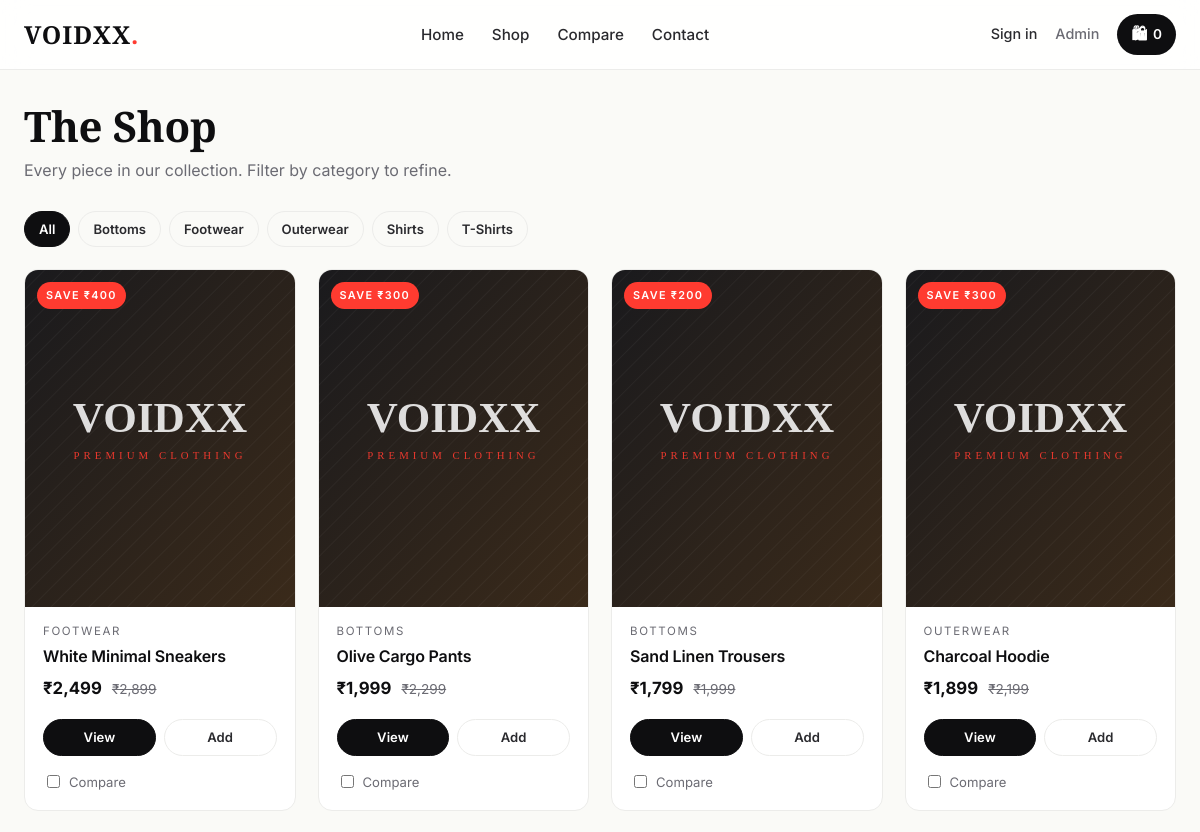
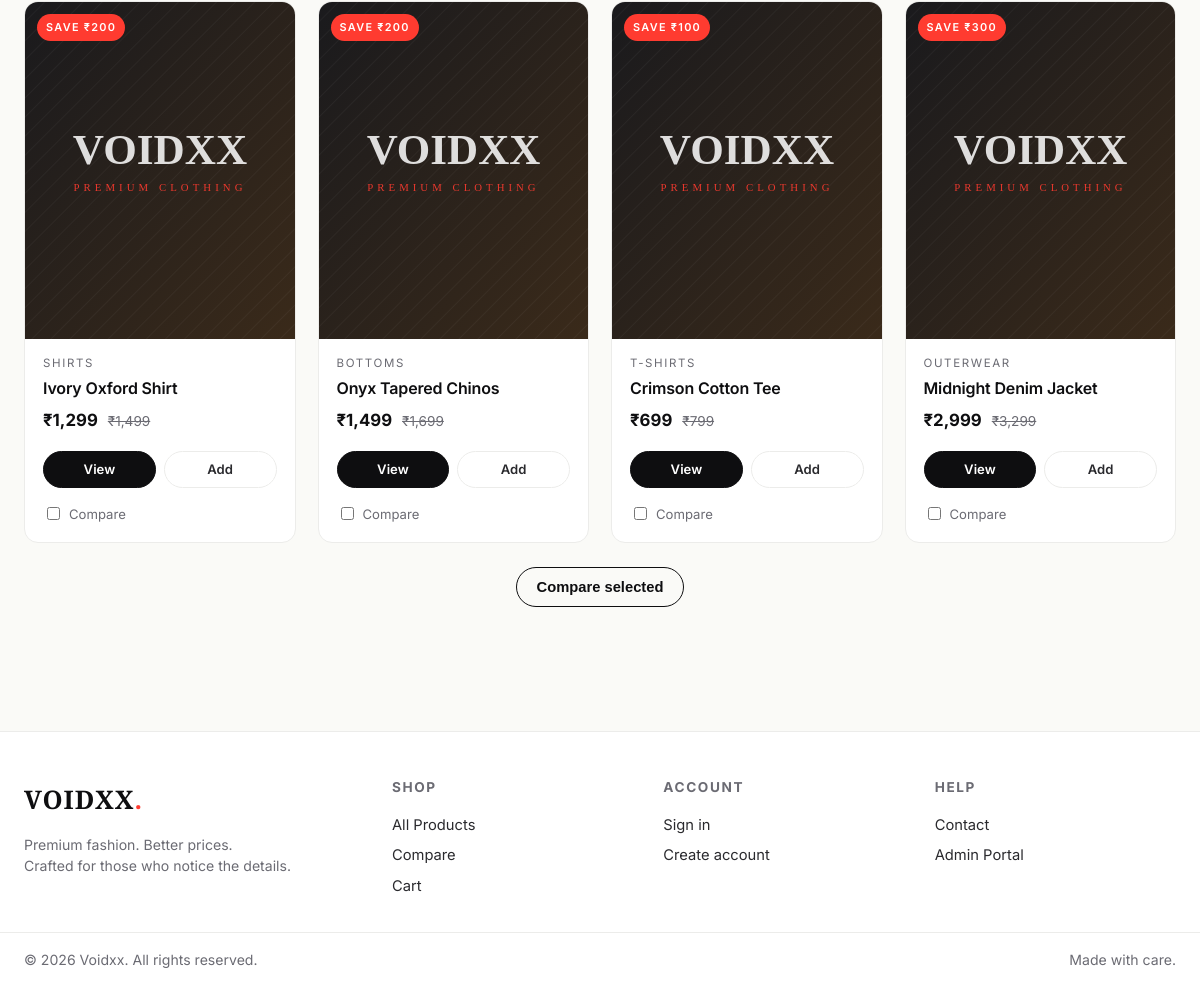
/products.php, run on the app's committed database (2 pictures, top to bottom).
### tables this page shows
CREATE TABLE products (
            id INTEGER PRIMARY KEY AUTOINCREMENT,
            name VARCHAR(255) NOT NULL,
            description TEXT,
            price DECIMAL(10,2) NOT NULL,
            competitor_price DECIMAL(10,2) DEFAULT NULL,
            image VARCHAR(255) DEFAULT NULL,
            category VARCHAR(100) DEFAULT 'General',
            stock INTEGER DEFAULT 100,
            created_at TIMESTAMP DEFAULT CURRENT_TIMESTAMP
        );

### _helpers.php (called while the page is built, shortened)
<?php
function product_image_src($image) {
    $base = rtrim(BASE_URL, '/');
    $path = __DIR__ . "/uploads/" . $image;
    return $base . "/assets/placeholder.svg";
}
function fmt_price($amount) {
    return '₹' . number_format((float)$amount);
}
?>

### products.php (the view)
<?php require 'db.php'; ?>
<?php require 'header.php'; ?>
<div class="page-intro">
  <h1>The Shop</h1>
  <p class="muted">Every piece in our collection. Filter by category to refine.</p>
</div>
<?php
$cats = $pdo->query("SELECT DISTINCT category FROM products ORDER BY category")->fetchAll();
$activeCat = $_GET['cat'] ?? '';
if ($activeCat) {
    $stmt = $pdo->prepare("SELECT * FROM products WHERE category=? ORDER BY id DESC");
    $stmt->execute([$activeCat]);
    $items = $stmt->fetchAll();
} else {
    $items = $pdo->query("SELECT * FROM products ORDER BY id DESC")->fetchAll();
}
?>
<div style="display:flex;gap:8px;flex-wrap:wrap;margin-bottom:22px;">
  <a class="btn btn-sm <?= !$activeCat ? '' : 'btn-ghost' ?>" href="<?=BASE_URL?>products.php">All</a>
  <?php foreach ($cats as $c): ?>
    <a class="btn btn-sm <?= $activeCat === $c['category'] ? '' : 'btn-ghost' ?>"
       href="<?=BASE_URL?>products.php?cat=<?= urlencode($c['category']) ?>">
       <?= htmlspecialchars($c['category']) ?>
    </a>
  <?php endforeach; ?>
</div>
<form method="get" action="compare.php">
<div class="product-grid">
<?php foreach($items as $p): ?>
  <article class="product-card">
    <a class="product-thumb" href="<?=BASE_URL?>product.php?id=<?=$p['id']?>">
      <?php if ($p['competitor_price'] && $p['competitor_price'] > $p['price']): ?>
        <span class="product-tag deal">Save <?= fmt_price($p['competitor_price'] - $p['price']) ?></span>
      <?php endif; ?>
      <img src="<?= product_image_src($p['image']) ?>" alt="<?= htmlspecialchars($p['name']) ?>">
    </a>
    <div class="product-info">
      <span class="cat"><?= htmlspecialchars($p['category']) ?></span>
      <h3><a href="<?=BASE_URL?>product.php?id=<?=$p['id']?>"><?= htmlspecialchars($p['name']) ?></a></h3>
      <div class="price-row">
        <span class="price"><?= fmt_price($p['price']) ?></span>
        <?php if ($p['competitor_price']): ?>
          <span class="price-strike"><?= fmt_price($p['competitor_price']) ?></span>
        <?php endif; ?>
      </div>
      <div class="product-actions">
        <a class="btn btn-sm" href="<?=BASE_URL?>product.php?id=<?=$p['id']?>">View</a>
        <a class="btn btn-sm btn-ghost" href="<?=BASE_URL?>cart.php?action=add&id=<?=$p['id']?>">Add</a>
      </div>
      <label class="compare-row">
        <input type="checkbox" name="compare[]" value="<?=$p['id']?>"> Compare
      </label>
    </div>
  </article>
<?php endforeach; ?>
</div>
<div style="margin-top:24px;text-align:center;">
  <button class="btn btn-outline" type="submit">Compare selected</button>
</div>
</form>
<?php require 'footer.php'; ?>

### styles.css (style rules this page uses)
:root { --bg: #fafaf7; --surface: #ffffff; --ink: #0e0e10; --ink-2: #2a2a2e; --muted: #6b6b73; --line: #ececea; --accent: #ff3b30; --accent-ink: #ffffff; --gold: #b08a4a; --shadow-sm: 0 1px 2px rgba(14,14,16,.06); --shadow-md: 0 8px 24px rgba(14,14,16,.08); --shadow-lg: 0 24px 48px rgba(14,14,16,.10); --radius: 14px; --radius-sm: 10px; --radius-lg: 22px; --maxw: 1200px; }
* { box-sizing: border-box; }
html, body { margin: 0; padding: 0; }
body { background: var(--bg); color: var(--ink); font-family: 'Inter', system-ui, -apple-system, Segoe UI, sans-serif; font-size: 16px; line-height: 1.55; -webkit-font-smoothing: antialiased; }
a { color: inherit; text-decoration: none; }
img { max-width: 100%; display: block; }
h1, h2, h3, h4 { font-weight: 700; letter-spacing: -0.01em; line-height: 1.15; margin: 0 0 .6em; }
h1 { font-size: clamp(1.9rem, 3.5vw, 2.8rem); }
h3 { font-size: 1.05rem; }
p { margin: 0 0 .9em; }
.muted { color: var(--muted); }
.btn { display: inline-flex; align-items: center; justify-content: center; gap: 8px; background: var(--ink); color: #fff; border: 1px solid var(--ink); cursor: pointer; padding: 11px 20px; border-radius: 999px; font-weight: 600; font-size: .92rem; transition: transform .12s ease, background .15s ease; }
.btn-outline { background: transparent; color: var(--ink); }
.btn-ghost { background: transparent; color: var(--ink-2); border-color: var(--line); }
.btn-sm { padding: 7px 14px; font-size: .82rem; }
.product-grid { display: grid; grid-template-columns: repeat(auto-fill, minmax(240px, 1fr)); gap: 22px; }
.product-card { background: var(--surface); border: 1px solid var(--line); border-radius: var(--radius); overflow: hidden; display: flex; flex-direction: column; transition: transform .18s ease, box-shadow .18s ease, border-color .18s ease; }
.product-thumb { aspect-ratio: 4/5; overflow: hidden; background: #f0efeb; position: relative; }
.product-thumb img { width: 100%; height: 100%; object-fit: cover; transition: transform .5s ease; }
.product-tag { position: absolute; top: 12px; left: 12px; background: var(--ink); color: #fff; font-size: .68rem; letter-spacing: .12em; text-transform: uppercase; padding: 5px 9px; border-radius: 999px; font-weight: 600; }
.product-tag.deal { background: var(--accent); }
.product-info { padding: 16px 18px 18px; display: flex; flex-direction: column; gap: 6px; }
.product-info .cat { font-size: .72rem; letter-spacing: .14em; text-transform: uppercase; color: var(--muted); }
.product-info h3 { font-size: 1rem; font-weight: 600; margin: 0; }
.price-row { display: flex; align-items: baseline; gap: 10px; margin-top: 4px; }
.price { font-weight: 700; color: var(--ink); font-size: 1.05rem; }
.price-strike { color: var(--muted); text-decoration: line-through; font-size: .85rem; }
.product-actions { display: flex; gap: 8px; margin-top: 12px; }
.product-actions .btn { flex: 1; }
.compare-row { margin-top: 10px; font-size: .82rem; color: var(--muted); display: flex; align-items: center; gap: 6px; }
.page-intro { margin-bottom: 28px; }
.page-intro h1 { font-family: 'Playfair Display', serif; margin-bottom: 8px; }

### data on the page
products: fmt_price($p['competitor_price'] - $p['price']) "₹400", category "FOOTWEAR", name "White Minimal Sneakers", price "₹2,499", competitor_price "₹2,899"
products: fmt_price($p['competitor_price'] - $p['price']) "₹300", category "BOTTOMS", name "Olive Cargo Pants", price "₹1,999", competitor_price "₹2,299"
products: fmt_price($p['competitor_price'] - $p['price']) "₹200", category "BOTTOMS", name "Sand Linen Trousers", price "₹1,799", competitor_price "₹1,999"
products: fmt_price($p['competitor_price'] - $p['price']) "₹300", category "OUTERWEAR", name "Charcoal Hoodie", price "₹1,899", competitor_price "₹2,199"
products: fmt_price($p['competitor_price'] - $p['price']) "₹200", category "SHIRTS", name "Ivory Oxford Shirt", price "₹1,299", competitor_price "₹1,499"
products: fmt_price($p['competitor_price'] - $p['price']) "₹200", category "BOTTOMS", name "Onyx Tapered Chinos", price "₹1,499", competitor_price "₹1,699"
products: fmt_price($p['competitor_price'] - $p['price']) "₹100", category "T-SHIRTS", name "Crimson Cotton Tee", price "₹699", competitor_price "₹799"
products: fmt_price($p['competitor_price'] - $p['price']) "₹300", category "OUTERWEAR", name "Midnight Denim Jacket", price "₹2,999", competitor_price "₹3,299"

### other printed values
cart_count() "0"
$c['category'] "Bottoms"
$c['category'] "Footwear"
$c['category'] "Outerwear"
$c['category'] "Shirts"
$c['category'] "T-Shirts"
